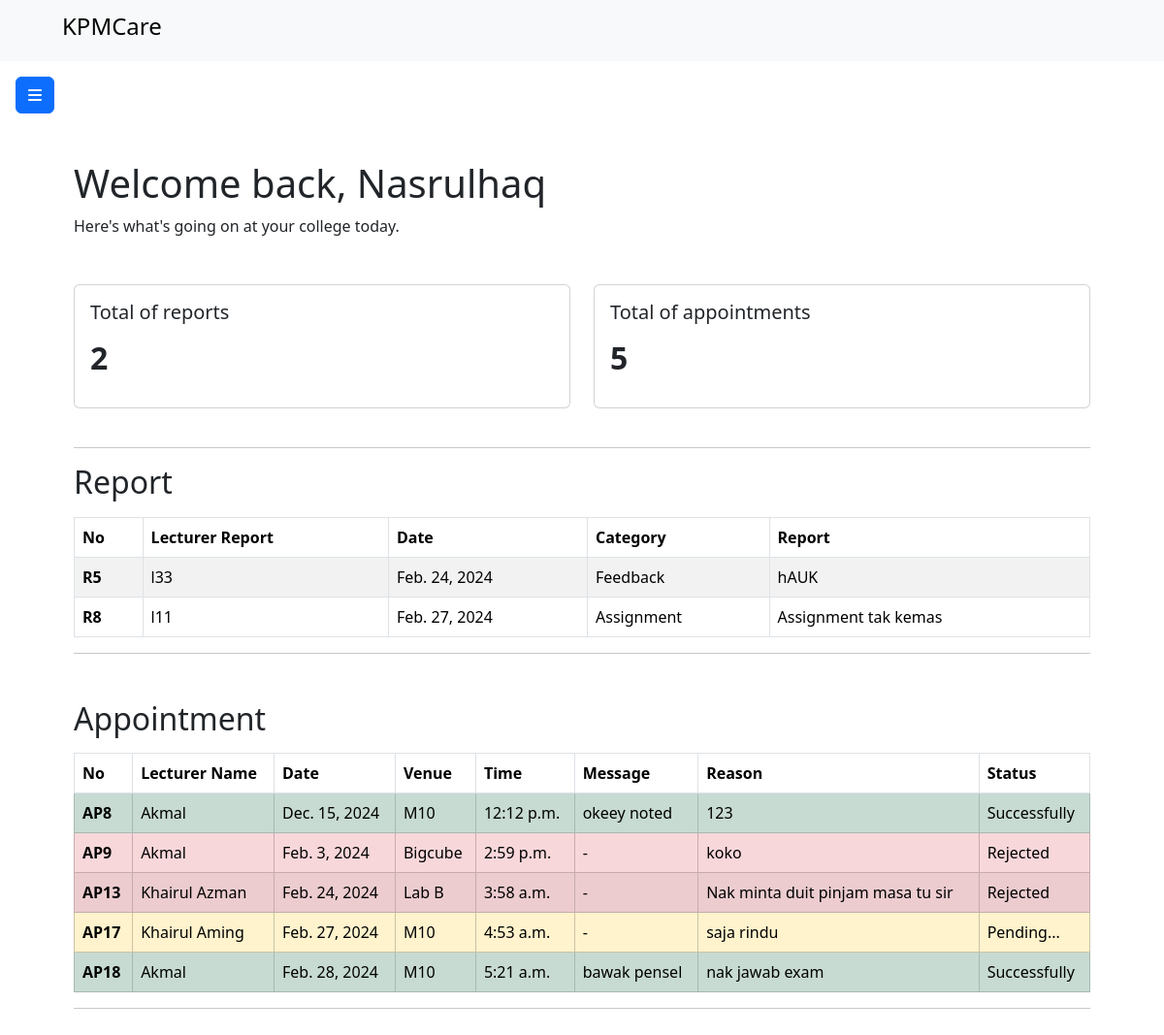
Before: /intervention/student/ST123 with the older database file.
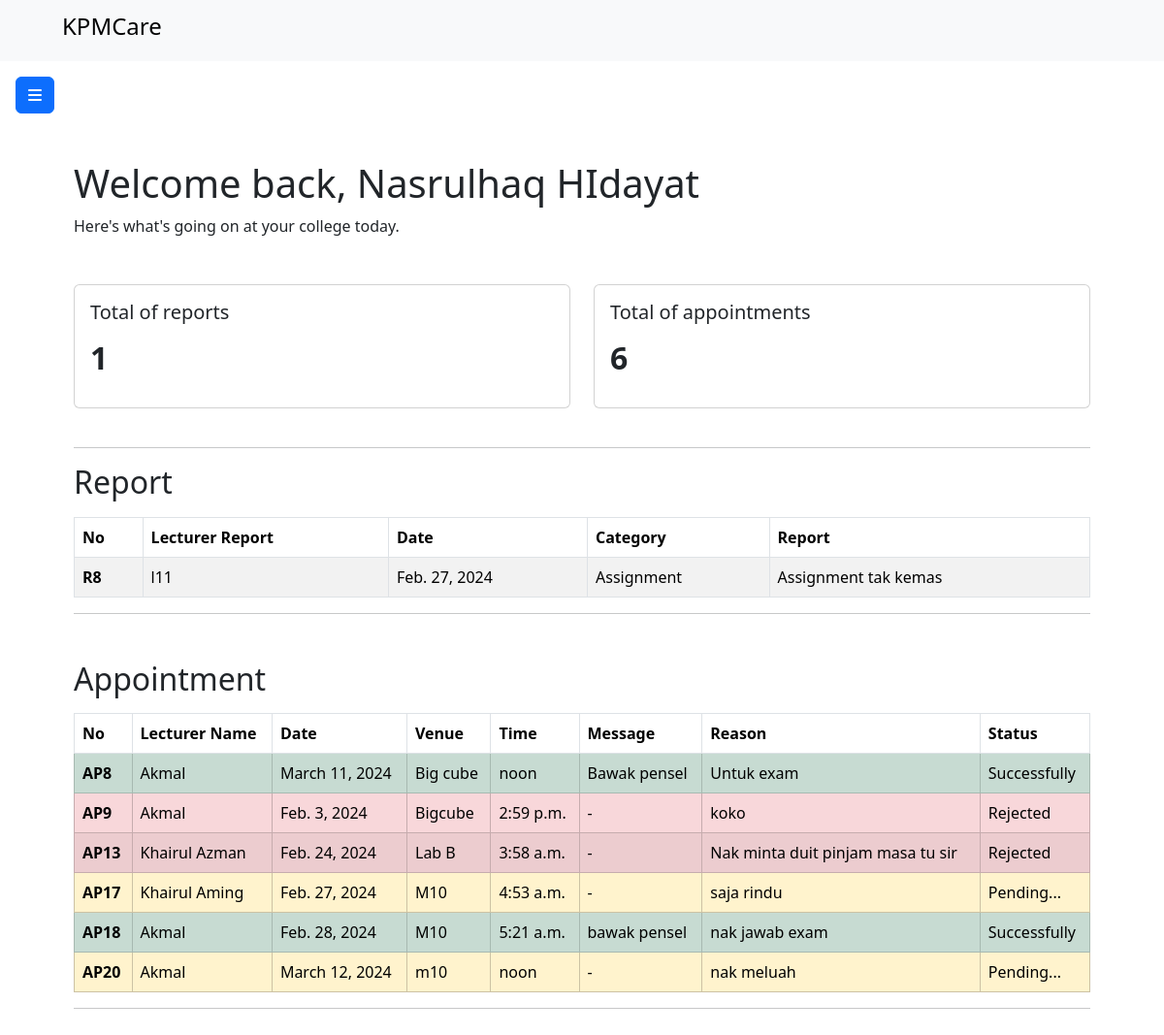
After: the same page with the newer database file.
### intervention/models.py (models this page shows)
class Student(models.Model):
    studentId = models.CharField(max_length=5, primary_key=True)
    studentName = models.CharField(max_length=200)
    mentor = models.ForeignKey(Mentor, on_delete=models.CASCADE)
    password = models.CharField(max_length=128)
    address = models.TextField(blank=True, null=True ,default="Value not set")
    phone = models.CharField(blank=True , default="Value not set", null=True,max_length=15)
    course = models.CharField(blank=True , default="Value not set", null=True,max_length=15)
    image = models.ImageField(default='default.jpg', upload_to='profile_pics')

class Report(models.Model):
    student = models.ForeignKey(Student, on_delete=models.CASCADE)
    mentor = models.ForeignKey(Mentor, on_delete=models.CASCADE)
    date = models.DateField(auto_now_add=True)
    reportCategory = models.CharField(max_length=100)  # Adjusted max_length for consistency
    reportText = models.TextField()

class Appointment(models.Model):
    mentor = models.ForeignKey(Mentor, on_delete=models.CASCADE)
    student = models.ForeignKey(Student, on_delete=models.CASCADE)
    appointmentDate = models.DateField()
    venue = models.CharField(max_length=100)
    time = models.TimeField()
    description = models.TextField(blank=True, null=True, default="-")
    purpose = models.TextField(blank=True, null=True, default="-")
    status = models.CharField(max_length=8, default="Pending...")

class Mentor(models.Model):
    mentorId = models.CharField(max_length=5, primary_key=True)
    mentorName = models.CharField(max_length=200)  # Changed TextField to CharField for consistency
    password = models.CharField(max_length=128)

### intervention/views.py (the view)
# urls.py: path("student/<str:studentId>", views.studentPage, name="studentPage"),
def studentPage(request, studentId):
    try:
        student = Student.objects.filter(studentId=studentId).values()
        report = Report.objects.filter(student= studentId).values()
        appointment = Appointment.objects.filter(student=studentId).values()
        mentorDetails = Mentor.objects.all().values
        totalRepo = Report.objects.filter(student=studentId).count()
        totalApp = Appointment.objects.filter(student=studentId).count()
        studentDetails = Student.objects.get(studentId=studentId)
        student_details = {
            'studentDetails': student,
            'studentDetails1':studentDetails,
            'reports': report,
            'appointmentDetails': appointment,
            'mentorDetails':mentorDetails,
            'totalReport':totalRepo,
            'totalApp':totalApp,
        }
        return render(request, 'student_page.html', student_details)
    except Student.DoesNotExist:
        return HttpResponse("Student not found")

### intervention/templates/student_page.html (shortened to what this page needs)
{% load static %}
<!DOCTYPE html>
<html lang="en">
<head>
    <link rel="stylesheet" href="{% static 'style.css'%}">
    <link href="https://cdn.jsdelivr.net/npm/bootstrap@5.3.2/dist/css/bootstrap.min.css" rel="stylesheet"
>
</head>
<body>
    <nav class="navbar navbar-expand-lg bg-body-tertiary">
        <div class="container-fluid">
            <span class="navbar-brand my-nav mb-0 h1">
                <img src="{% static 'assets/LogoKPM.png' %}" alt="" width="40">
                <h4>KPMCare</h4>
            </span>
        </div>
    </nav>
    <main>
        <button class="btn btn-primary" type="button" data-bs-toggle="offcanvas" data-bs-target="#leftOffcanvas"
                aria-controls="leftOffcanvas">
                <i class="fa-solid fa-bars"></i>
        </button>
        <div class="content">
            <div class="container mb-5">
              <h1>Welcome back, {{studentDetails1.studentName}}</h1>
              <p class="fw-lighter">Here's what's going on at your college today.</p>
              <div class="row mt-5 center">
                <div class="col-sm-6 mb-3 mb-sm-0">
                  <div class="card">
                    <div class="card-body">
                      <h5 class="card-title">Total of reports</h5>
                      <p class="card-text">
                        {% if totalReport%}
                        <h2><strong>{{totalReport}}</strong></h2>
                        {%else%}
                        <h2><strong>0</strong></h2>
                        {%endif%}
                      </p>
                    </div>
                  </div>
                </div>
                <div class="col-sm-6">
                  <div class="card">
                    <div class="card-body">
                      <h5 class="card-title">Total of appointments</h5>
                      <p class="card-text">
                        {% if totalApp%}
                        <h2><strong>{{totalApp}}</strong></h2>
                        {% else %}
                        <h2>0</h2>
                        {%endif%}
                      </p>
                    </div>
                  </div>
                </div>
              </div>
              <br>
              <hr>
              <div class="title-header mb-2"><h2>Report</h2></div>
            <table class="table table-striped table-hover table-bordered">
                <thead>
                    <tr>
                        <th scope="col">No</th>
                        <th scope="col">Lecturer Report</th>
                        <th scope="col">Date</th>
                        <th scope="col">Category</th>
                        <th scope="col">Report</th>
                    </tr>
                  </thead>
                  <tbody>
                    {% for report in reports %}
                    <tr>
                      <th scope="row">R{{report.id}}</th>
                      <td>{{report.mentor_id}}</td>
                      <td>{{report.date}}</td>
                      <td>{{report.reportCategory}}</td>
                      <td>{{report.reportText}}</td>
                    </tr>
                    {% endfor %}
                  </tbody>
            </table>
            <hr>
            <div class="title-header mb-2 mt-5">
                <h2>Appointment</h2>
            </div>
            <table class="table table-striped table-hover table-bordered">
                <thead>
                    <tr>
                        <th scope="col">No</th>
                        <th scope="col">Lecturer Name</th>
                        <th scope="col">Date</th>
                        <th scope="col">Venue</th>
                        <th scope="col">Time</th>
                        <th scope="col">Message</th>
                        <th scope="col">Reason</th>
                        <th scope="col">Status</th>
                    </tr>
                </thead>
                <tbody>
                    {% for appointment in appointmentDetails %}
                    {% if appointment.status == "Pending..."%}
                    <tr class="table-warning">
                        <th scope="row">AP{{ appointment.id }}</th>
                        {% for mentor in mentorDetails %}
                        {% if appointment.mentor_id == mentor.mentorId %}
                        <td>{{ mentor.mentorName }}</td>
                        {% endif %}
                        {% endfor %}
                        <td>{{ appointment.appointmentDate }}</td>
                        <td>{{ appointment.venue }}</td>
                        <td>{{ appointment.time }}</td>
                        <td>{{ appointment.description }}</td>
                        <td>{{ appointment.purpose }}</td>
                        <td>{{ appointment.status }}</td>
                    </tr>
                    {%elif appointment.status == "Rejected"%}
                    <tr class="table-danger">
                        <th scope="row">AP{{ appointment.id }}</th>
                        {% for mentor in mentorDetails %}
                        {% if appointment.mentor_id == mentor.mentorId %}
                        <td>{{ mentor.mentorName }}</td>
                        {% endif %}
                        {% endfor %}
                        <td>{{ appointment.appointmentDate }}</td>
                        <td>{{ appointment.venue }}</td>
                        <td>{{ appointment.time }}</td>
                        <td>{{ appointment.description }}</td>
                        <td>{{ appointment.purpose }}</td>
                        <td>{{ appointment.status }}</td>
                    </tr>
                    {%else%}
                    <tr class="table-success">
                        <th scope="row">AP{{ appointment.id }}</th>
                        {% for mentor in mentorDetails %}
                        {% if appointment.mentor_id == mentor.mentorId %}
                        <td>{{ mentor.mentorName }}</td>
                        {% endif %}
                        {% endfor %}
                        <td>{{ appointment.appointmentDate }}</td>
                        <td>{{ appointment.venue }}</td>
                        <td>{{ appointment.time }}</td>
                        <td>{{ appointment.description }}</td>
                        <td>{{ appointment.purpose }}</td>
                        <td>{{ appointment.status }}</td>
                    </tr>
                    {%endif%}
                    {% endfor %}
                </tbody>
            </table>
            <hr>
        </div>
              </div>
    </main>
</body>
</html>

### intervention/static/style.css (style rules this page uses)
.my-nav { display: flex; flex-direction: row; gap: 0.3em; padding: 0.2em 0.3em; }
main { padding: 1em; }
main .title-header { display: flex; flex-direction: row; width: 100%; justify-content: start; }
.content { margin: 3em; }

Changed rows visible on the page:
removed Report: id "5", mentor_id "l33", date "Feb. 24, 2024", reportCategory "Feedback", reportText "hAUK"
changed Student: studentName "Nasrulhaq" → "Nasrulhaq HIdayat"
changed Appointment id 8: appointmentDate "Dec. 15, 2024" → "March 11, 2024"; venue "M10" → "Big cube"; time "12:12 p.m." → "noon"; description "okeey noted" → "Bawak pensel"; purpose "123" → "Untuk exam"
added Appointment: id "20", appointmentDate "March 12, 2024", venue "m10", time "noon", description "-", purpose "nak meluah", status "Pending...", Mentor (mentorName "Akmal")
Other visible differences:
{{ totalReport }}: "2" → "1"
{{ totalApp }}: "5" → "6"
